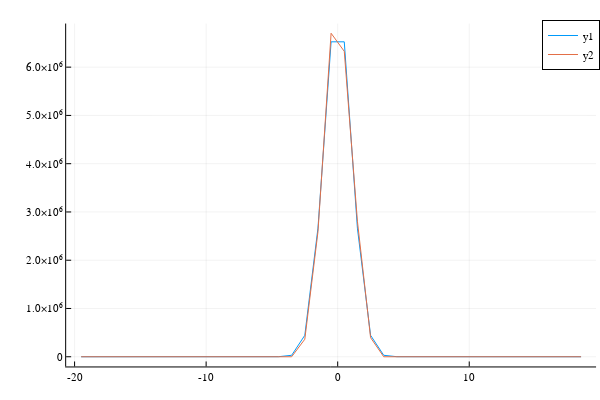

Notebook code cell kept with this figure:
### Code cell
m(t, p) = p[1] * exp.(- t.^2 ./p[2])
p0 = [1e7, 0.5];
fittedlaser1 = curve_fit(m, daxe, hlaser.weights[:,s1], p0);
println(fittedlaser1.param)
plot(daxe,hcat(m(daxe, fittedlaser1.param),hlaser.weights[:,s1]))

### Figure 1 — Plotly figure (JSON) as saved in the notebook; plotly's stock layout.template omitted (floating-point values rounded to 4 significant figures)
{"data": [{"colorbar": {"len": 0.9525, "title": "", "x": 0.9934, "y": 0.5139}, "legendgroup": "y1", "line": {"color": "rgba(0, 154, 250, 1.000)", "dash": "solid", "shape": "linear", "width": 1}, "mode": "lines", "name": "y1", "showlegend": true, "type": "scatter", "x": [-19.5, -18.5, -17.5, -16.5, -15.5, -14.5, -13.5, -12.5, -11.5, -10.5, -9.5, -8.5, -7.5, -6.5, -5.5, -4.5, -3.5, -2.5, -1.5, -0.5, 0.5, 1.5, 2.5, 3.5, 4.5, 5.5, 6.5, 7.5, 8.5, 9.5, 10.5, 11.5, 12.5, 13.5, 14.5, 15.5, 16.5, 17.5, 18.5], "xaxis": "x", "y": [8.095e-68, 1.99e-60, 1.998e-53, 8.188e-47, 1.371e-40, 9.367e-35, 2.614e-29, 2.979e-24, 1.386e-19, 2.634e-15, 2.044e-11, 6.475e-08, 8.378e-05, 0.04426, 9.547, 841.0, 30250.0, 444300.0, 2664000.0, 6525000.0, 6525000.0, 2664000.0, 444300.0, 30250.0, 841.0, 9.547, 0.04426, 8.378e-05, 6.475e-08, 2.044e-11, 2.634e-15, 1.386e-19, 2.979e-24, 2.614e-29, 9.367e-35, 1.371e-40, 8.188e-47, 1.998e-53, 1.99e-60], "yaxis": "y"}, {"colorbar": {"len": 0.9525, "title": "", "x": 0.9934, "y": 0.5139}, "legendgroup": "y2", "line": {"color": "rgba(227, 111, 71, 1.000)", "dash": "solid", "shape": "linear", "width": 1}, "mode": "lines", "name": "y2", "showlegend": true, "type": "scatter", "x": [-19.5, -18.5, -17.5, -16.5, -15.5, -14.5, -13.5, -12.5, -11.5, -10.5, -9.5, -8.5, -7.5, -6.5, -5.5, -4.5, -3.5, -2.5, -1.5, -0.5, 0.5, 1.5, 2.5, 3.5, 4.5, 5.5, 6.5, 7.5, 8.5, 9.5, 10.5, 11.5, 12.5, 13.5, 14.5, 15.5, 16.5, 17.5, 18.5], "xaxis": "x", "y": [0, 0, 0, 0, 0, 0, 0, 0, 0, 0, 0, 0, 0, 0, 0, 0, 0, 362200.0, 2590000.0, 6703000.0, 6328000.0, 2808000.0, 395800.0, 0, 0, 0, 0, 0, 0, 0, 0, 0, 0, 0, 0, 0, 0, 0, 0], "yaxis": "y"}], "layout": {"annotations": [], "height": 400, "legend": {"bgcolor": "rgba(255, 255, 255, 1.000)", "bordercolor": "rgba(0, 0, 0, 1.000)", "borderwidth": 1, "font": {"color": "rgba(0, 0, 0, 1.000)", "family": "sans-serif", "size": 11}, "title": {"font": {"color": "rgba(0, 0, 0, 1.000)", "family": "sans-serif", "size": 15}, "text": ""}, "tracegroupgap": 0, "traceorder": "normal", "x": 1, "xanchor": "auto", "y": 1, "yanchor": "auto"}, "margin": {"b": 20, "l": 0, "r": 0, "t": 20}, "paper_bgcolor": "rgba(255, 255, 255, 1.000)", "plot_bgcolor": "rgba(255, 255, 255, 1.000)", "showlegend": true, "width": 600, "xaxis": {"anchor": "y", "domain": [0.1103, 0.9934], "gridcolor": "rgba(0, 0, 0, 0.100)", "gridwidth": 0.5, "linecolor": "rgba(0, 0, 0, 1.000)", "mirror": false, "range": [-20.64, 19.64], "showgrid": true, "showline": true, "showticklabels": true, "tickangle": 0, "tickcolor": "rgb(0, 0, 0)", "tickfont": {"color": "rgba(0, 0, 0, 1.000)", "family": "sans-serif", "size": 11}, "tickmode": "array", "ticks": "inside", "ticktext": ["-20", "-10", "0", "10"], "tickvals": [-20, -10, 0, 10], "title": "", "titlefont": {"color": "rgba(0, 0, 0, 1.000)", "family": "sans-serif", "size": 15}, "type": "-", "visible": true, "zeroline": false, "zerolinecolor": "rgba(0, 0, 0, 1.000)"}, "yaxis": {"anchor": "x", "domain": [0.03762, 0.9902], "gridcolor": "rgba(0, 0, 0, 0.100)", "gridwidth": 0.5, "linecolor": "rgba(0, 0, 0, 1.000)", "mirror": false, "range": [-201100.0, 6904000.0], "showgrid": true, "showline": true, "showticklabels": true, "tickangle": 0, "tickcolor": "rgb(0, 0, 0)", "tickfont": {"color": "rgba(0, 0, 0, 1.000)", "family": "sans-serif", "size": 11}, "tickmode": "array", "ticks": "inside", "ticktext": ["0", "1.0×10⁶", "2.0×10⁶", "3.0×10⁶", "4.0×10⁶", "5.0×10⁶", "6.0×10⁶"], "tickvals": [0, 1000000, 2000000, 3000000, 4000000, 5000000, 6000000], "title": "", "titlefont": {"color": "rgba(0, 0, 0, 1.000)", "family": "sans-serif", "size": 15}, "type": "-", "visible": true, "zeroline": false, "zerolinecolor": "rgba(0, 0, 0, 1.000)"}}}
